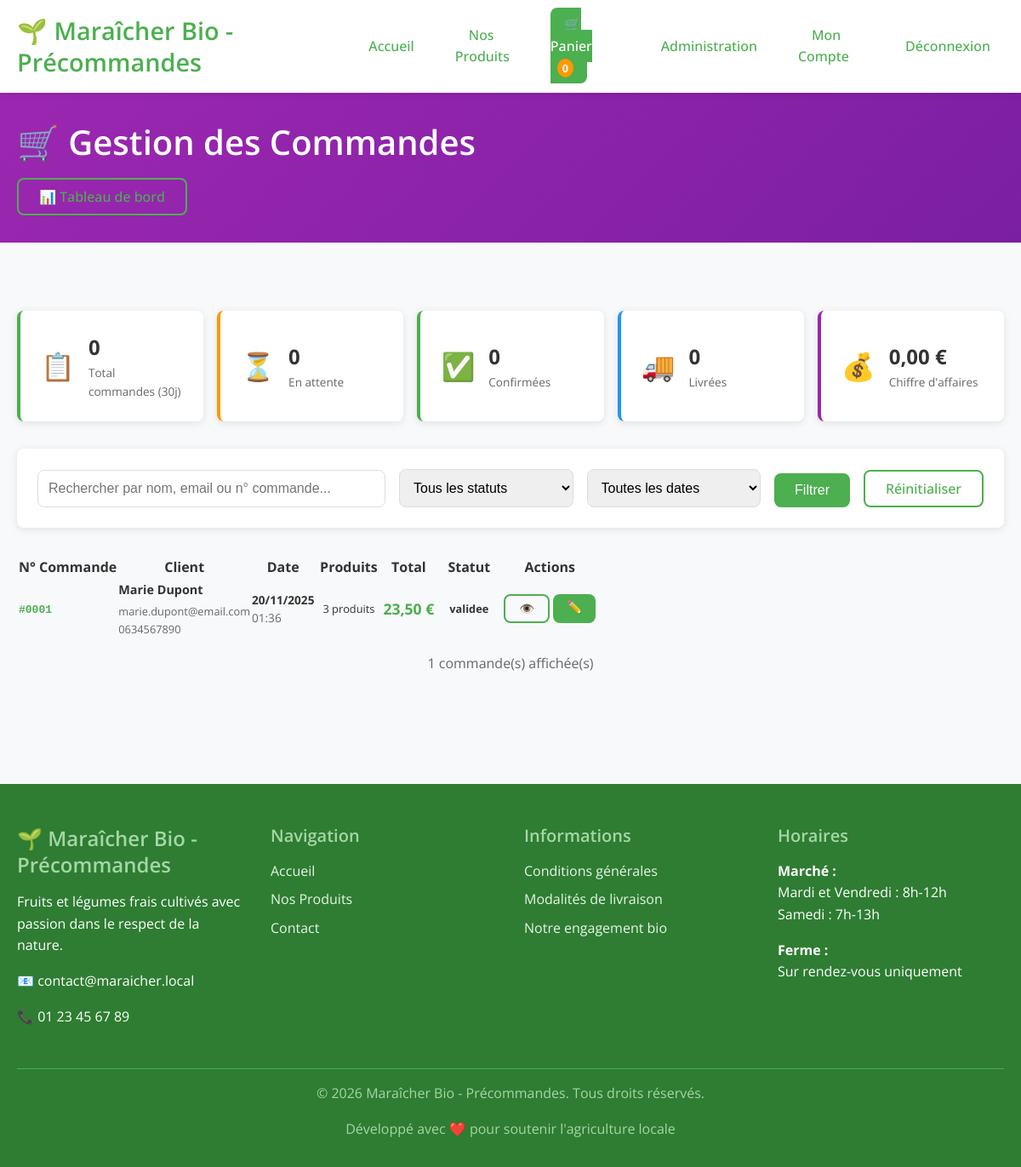
/admin/commandes.php (signed in), run on the app's committed database.
### tables this page shows
CREATE TABLE `commandes` (
  `id` int(11) NOT NULL,
  `user_id` int(11) DEFAULT NULL,
  `nom_client` varchar(100) NOT NULL,
  `prenom_client` varchar(100) NOT NULL,
  `email_client` varchar(100) NOT NULL,
  `telephone_client` varchar(20) DEFAULT NULL,
  `date_commande` datetime DEFAULT current_timestamp(),
  `statut` enum('en_attente','validee','prete','livree','annulee') DEFAULT 'en_attente',
  `total` decimal(10,2) NOT NULL,
  `adresse_livraison` text NOT NULL,
  `date_livraison` datetime DEFAULT NULL,
  `methode_paiement` enum('en_ligne','sur_place') NOT NULL,
  `notes` text DEFAULT NULL
);

### includes/config.php (called while the page is built, shortened)
<?php
function format_price($price) {
    return number_format($price, 2, ',', ' ') . ' €';
}
?>

### admin/commandes.php (the view, shortened to what this page needs)
<?php
require_once '../includes/config.php';
$action = $_GET['action'] ?? 'list';
$orders = [];
if ($action === 'list') {
    $search = $_GET['search'] ?? '';
    $status_filter = $_GET['status'] ?? 'all';
    $date_filter = $_GET['date'] ?? 'all';
    $where_conditions = ['1=1'];
    $params = [];
    $where_clause = implode(' AND ', $where_conditions);
    $stmt = $pdo->prepare("
        SELECT c.*,
               (SELECT COUNT(*) FROM commande_produits cp WHERE cp.commande_id = c.id) as nb_produits,
               u.email as user_email
        FROM commandes c
        LEFT JOIN users u ON c.user_id = u.id
        WHERE $where_clause
        ORDER BY c.date_commande DESC
    ");
    $stmt->execute($params);
    $orders = $stmt->fetchAll();
}
$stats = [];
if ($action === 'list') {
    $stmt = $pdo->query("
        SELECT
            COUNT(*) as total_commandes,
            COUNT(CASE WHEN statut = 'en_attente' THEN 1 END) as en_attente,
            COUNT(CASE WHEN statut = 'confirmee' THEN 1 END) as confirmees,
            COUNT(CASE WHEN statut = 'preparee' THEN 1 END) as preparees,
            COUNT(CASE WHEN statut = 'livree' THEN 1 END) as livrees,
            COUNT(CASE WHEN statut = 'annulee' THEN 1 END) as annulees,
            COALESCE(SUM(CASE WHEN statut != 'annulee' THEN total ELSE 0 END), 0) as chiffre_affaires
        FROM commandes
        WHERE date_commande >= DATE_SUB(NOW(), INTERVAL 30 DAY)
    ");
    $stats = $stmt->fetch();
}
include '../includes/header.php';
?>
<section class="admin-header">
    <div class="container">
        <h1>🛒 Gestion des Commandes</h1>
        <div class="admin-actions">
            <a href="dashboard.php" class="btn btn-outline">📊 Tableau de bord</a>
        </div>
    </div>
</section>
<section class="admin-content">
    <div class="container">
        <?php if ($action === 'list'): ?>
            <div class="orders-stats">
                <div class="stats-grid">
                    <div class="stat-card">
                        <div class="stat-icon">📋</div>
                        <div class="stat-info">
                            <div class="stat-number"><?php echo $stats['total_commandes']; ?></div>
                            <div class="stat-label">Total commandes (30j)</div>
                        </div>
                    </div>
                    <div class="stat-card pending">
                        <div class="stat-icon">⏳</div>
                        <div class="stat-info">
                            <div class="stat-number"><?php echo $stats['en_attente']; ?></div>
                            <div class="stat-label">En attente</div>
                        </div>
                    </div>
                    <div class="stat-card confirmed">
                        <div class="stat-icon">✅</div>
                        <div class="stat-info">
                            <div class="stat-number"><?php echo $stats['confirmees']; ?></div>
                            <div class="stat-label">Confirmées</div>
                        </div>
                    </div>
                    <div class="stat-card delivered">
                        <div class="stat-icon">🚚</div>
                        <div class="stat-info">
                            <div class="stat-number"><?php echo $stats['livrees']; ?></div>
                            <div class="stat-label">Livrées</div>
                        </div>
                    </div>
                    <div class="stat-card revenue">
                        <div class="stat-icon">💰</div>
                        <div class="stat-info">
                            <div class="stat-number"><?php echo format_price($stats['chiffre_affaires']); ?></div>
                            <div class="stat-label">Chiffre d'affaires</div>
                        </div>
                    </div>
                </div>
            </div>
            <div class="orders-management">
                <div class="filters-section">
                    <form method="get" action="" class="admin-filters">
                        <div class="filter-group">
                            <input type="text" name="search" placeholder="Rechercher par nom, email ou n° commande..."
                                   value="<?php echo htmlspecialchars($search ?? ''); ?>">
                        </div>
                        <div class="filter-group">
                            <select name="status">
                                <option value="all" <?php echo ($status_filter === 'all') ? 'selected' : ''; ?>>Tous les statuts</option>
                            </select>
                        </div>
                        <div class="filter-group">
                            <select name="date">
                                <option value="all" <?php echo ($date_filter === 'all') ? 'selected' : ''; ?>>Toutes les dates</option>
                            </select>
                        </div>
                        <button type="submit" class="btn btn-primary">Filtrer</button>
                        <a href="commandes.php" class="btn btn-outline">Réinitialiser</a>
                    </form>
                </div>
                <div class="table-responsive">
                    <table class="admin-table">
                        <thead>
                            <tr>
                                <th>N° Commande</th>
                                <th>Client</th>
                                <th>Date</th>
                                <th>Produits</th>
                                <th>Total</th>
                                <th>Statut</th>
                                <th>Actions</th>
                            </tr>
                        </thead>
                        <tbody>
                            <?php if (!empty($orders)): ?>
                                <?php foreach ($orders as $cmd): ?>
                                    <tr class="order-row status-<?php echo $cmd['statut']; ?>">
                                        <td class="order-id">
                                            <strong>#<?php echo str_pad($cmd['id'], 4, '0', STR_PAD_LEFT); ?></strong>
                                        </td>
                                        <td class="client-info">
                                            <div class="client-name">
                                                <?php echo htmlspecialchars($cmd['prenom_client'] . ' ' . $cmd['nom_client']); ?>
                                            </div>
                                            <div class="client-email">
                                                <?php echo htmlspecialchars($cmd['email_client']); ?>
                                            </div>
                                            <?php if ($cmd['telephone_client']): ?>
                                                <div class="client-phone">
                                                    <?php echo htmlspecialchars($cmd['telephone_client']); ?>
                                                </div>
                                            <?php endif; ?>
                                        </td>
                                        <td class="order-date">
                                            <div class="date-commande">
                                                <?php echo date('d/m/Y', strtotime($cmd['date_commande'])); ?>
                                            </div>
                                            <div class="time-commande">
                                                <?php echo date('H:i', strtotime($cmd['date_commande'])); ?>
                                            </div>
                                        </td>
                                        <td class="products-count">
                                            <span class="badge"><?php echo $cmd['nb_produits']; ?> produits</span>
                                        </td>
                                        <td class="order-total">
                                            <?php echo format_price($cmd['total']); ?>
                                        </td>
                                        <td class="order-status">
                                            <?php
                                            $status_labels = [
                                                'en_attente' => '⏳ En attente',
                                                'confirmee' => '✅ Confirmée',
                                                'preparee' => '📦 Préparée',
                                                'livree' => '🚚 Livrée',
                                                'annulee' => '❌ Annulée'
                                            ];
                                            ?>
                                            <span class="status-badge status-<?php echo $cmd['statut']; ?>">
                                                <?php echo $status_labels[$cmd['statut']] ?? $cmd['statut']; ?>
                                            </span>
                                        </td>
                                        <td class="actions-cell">
                                            <div class="action-buttons">
                                                <a href="?action=view&id=<?php echo $cmd['id']; ?>"
                                                   class="btn btn-small btn-outline" title="Voir détails">👁️</a>
                                                <?php if ($cmd['statut'] !== 'livree' && $cmd['statut'] !== 'annulee'): ?>
                                                    <a href="?action=edit&id=<?php echo $cmd['id']; ?>"
                                                       class="btn btn-small btn-primary" title="Modifier">✏️</a>
                                                <?php endif; ?>
                                            </div>
                                        </td>
                                    </tr>
                                <?php endforeach; ?>
                            <?php endif; ?>
                        </tbody>
                    </table>
                </div>
                <div class="table-stats">
                    <p><?php echo count($orders); ?> commande(s) affichée(s)</p>
                </div>
            </div>
        <?php endif; ?>
    </div>
</section>
<?php include '../includes/footer.php'; ?>

### assets/css/style.css (style rules this page uses)
:root { --primary-color: #4CAF50; --primary-dark: #45a049; --secondary-color: #8BC34A; --accent-color: #FF9800; --text-color: #333; --text-light: #666; --text-muted: #888; --bg-color: #ffffff; --bg-light: #f8f9fa; --border-color: #ddd; --shadow: 0 2px 10px rgba(0,0,0,0.1); --shadow-hover: 0 5px 20px rgba(0,0,0,0.15); --radius: 8px; --radius-large: 15px; --transition: all 0.3s ease; }
* { margin: 0; padding: 0; box-sizing: border-box; }
body { font-family: 'Open Sans', -apple-system, BlinkMacSystemFont, 'Segoe UI', Roboto, sans-serif; line-height: 1.6; color: var(--text-color); background-color: var(--bg-light); }
.container { max-width: 1200px; margin: 0 auto; padding: 0 20px; }
h1, h2, h3, h4, h5, h6 { margin-bottom: 1rem; font-weight: 600; line-height: 1.3; }
h1 { font-size: 2.5rem; }
p { margin-bottom: 1rem; }
a { color: var(--primary-color); text-decoration: none; transition: var(--transition); }
.btn { display: inline-block; padding: 0.75rem 1.5rem; border: none; border-radius: var(--radius); font-size: 1rem; font-weight: 500; text-decoration: none; text-align: center; cursor: pointer; transition: var(--transition); line-height: 1; }
.btn-primary { background: var(--primary-color); color: white; }
.btn-outline { background: transparent; color: var(--primary-color); border: 2px solid var(--primary-color); }
.btn-small { padding: 0.5rem 1rem; font-size: 0.9rem; }
section { padding: 3rem 0; }
.filter-group { display: flex; flex-direction: column; }
.filter-group input, .filter-group select { padding: 0.75rem; border: 1px solid var(--border-color); border-radius: var(--radius); font-size: 1rem; }
.stat-number { font-size: 2.5rem; font-weight: bold; color: var(--primary-color); display: block; }
.stat-label { color: var(--text-light); font-size: 0.9rem; }

### admin/commandes.php (style rules this page uses)
.admin-header { background: linear-gradient(135deg, #9C27B0, #7B1FA2); color: white; padding: 2rem 0; margin-bottom: 2rem; }
.admin-actions { display: flex; gap: 1rem; margin-top: 1rem; flex-wrap: wrap; }
.orders-stats { margin-bottom: 2rem; }
.stats-grid { display: grid; grid-template-columns: repeat(auto-fit, minmax(200px, 1fr)); gap: 1rem; }
.stat-card { display: flex; align-items: center; gap: 1rem; padding: 1.5rem; background: white; border-radius: var(--radius); box-shadow: var(--shadow); border-left: 4px solid var(--primary-color); }
.stat-card.pending { border-left-color: #ff9800; }
.stat-card.confirmed { border-left-color: #4caf50; }
.stat-card.delivered { border-left-color: #2196f3; }
.stat-card.revenue { border-left-color: #9c27b0; }
.stat-icon { font-size: 2rem; }
.stat-number { font-size: 1.5rem; font-weight: bold; color: var(--text-color); }
.stat-label { color: var(--text-light); font-size: 0.85rem; }
.filters-section { background: white; padding: 1.5rem; border-radius: var(--radius); box-shadow: var(--shadow); margin-bottom: 2rem; }
.admin-filters { display: grid; grid-template-columns: 2fr 1fr 1fr auto auto; gap: 1rem; align-items: end; }
.order-row { transition: all 0.3s ease; }
.order-id strong { color: var(--primary-color); font-family: monospace; }
.client-info { font-size: 0.9rem; }
.client-name { font-weight: bold; margin-bottom: 0.25rem; }
.client-email { color: var(--text-light); font-size: 0.8rem; }
.client-phone { color: var(--text-light); font-size: 0.8rem; }
.order-date { font-size: 0.85rem; }
.date-commande { font-weight: bold; }
.time-commande { color: var(--text-light); }
.products-count .badge { background: var(--bg-light); padding: 0.25rem 0.5rem; border-radius: 12px; font-size: 0.8rem; }
.order-total { font-weight: bold; color: var(--primary-color); font-size: 1.1rem; }
.status-badge { padding: 0.5rem 1rem; border-radius: 20px; font-size: 0.8rem; font-weight: bold; display: inline-block; }
.action-buttons { display: flex; gap: 0.25rem; }
.table-stats { margin-top: 1rem; color: var(--text-light); text-align: center; }

### data on the page
commandes: id "0001", prenom_client+nom_client "Marie Dupont", email_client "marie.dupont@email.com", telephone_client "0634567890", date_commande "20/11/2025", date_commande "01:36", nb_produits "3", total "23,50 €", statut "validee"

### other printed values
SITE_NAME "Maraîcher Bio - Précommandes"
$cart_count "0"
$stats['total_commandes'] "0"
$stats['en_attente'] "0"
$stats['confirmees'] "0"
$stats['livrees'] "0"
format_price($stats['chiffre_affaires']) "0,00 €"
count($orders) "1"
SITE_EMAIL "contact@maraicher.local"
